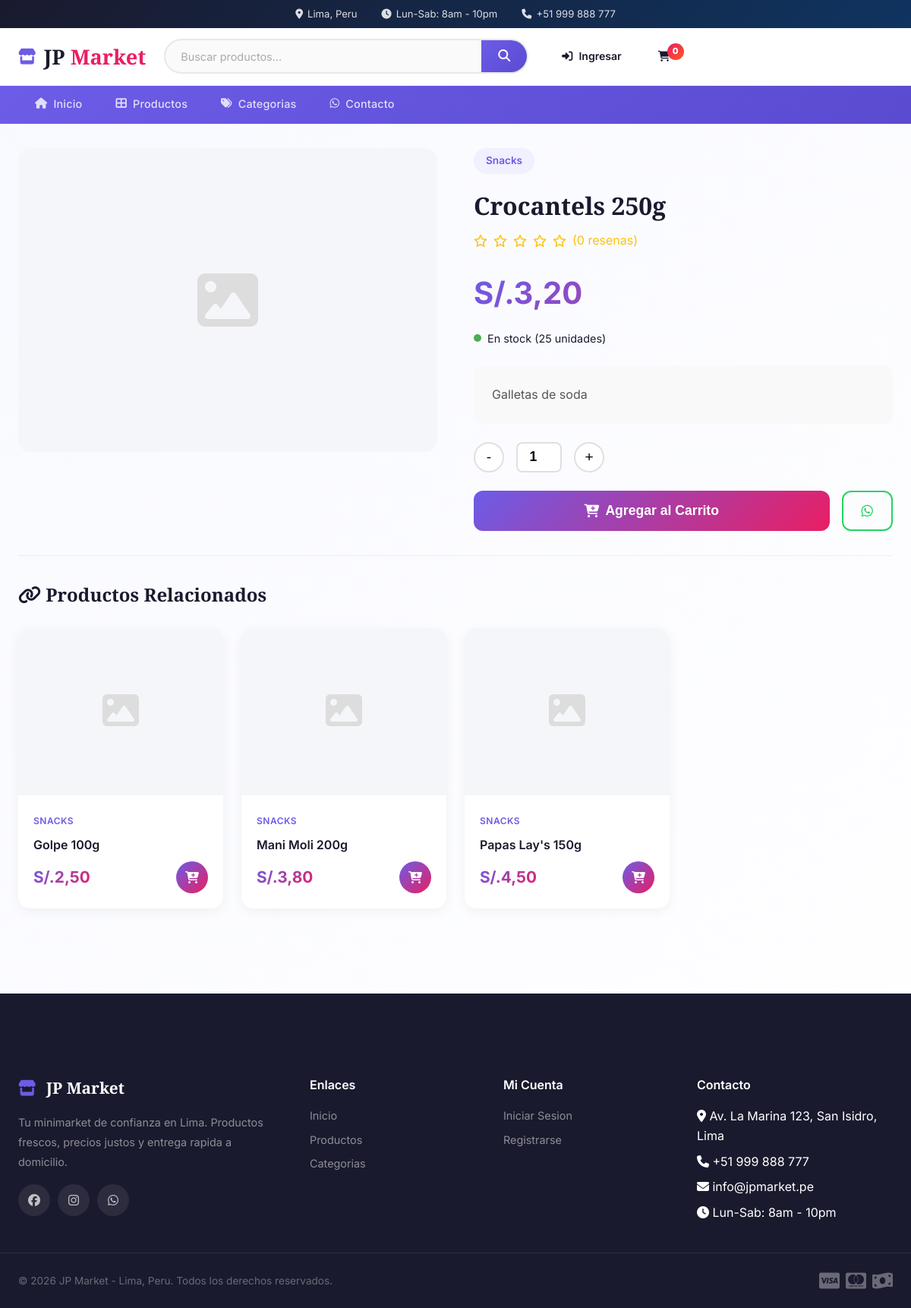
The app's page /producto/28/ with its own data.
### tienda/models.py (models this page shows, shortened)
class Product(models.Model):
    category = models.ForeignKey(Category, on_delete=models.CASCADE, related_name='products')
    name = models.CharField(max_length=200)
    description = models.TextField()
    price = models.DecimalField(max_digits=12, decimal_places=2)
    image = models.ImageField(upload_to='products/', blank=True, null=True)
    stock = models.PositiveIntegerField(default=0)
    activo = models.BooleanField(default=True)
    created = models.DateTimeField(auto_now_add=True)
    updated = models.DateTimeField(auto_now=True)
    class Meta:
        ordering = ['-created']
    @property
    def is_available(self):
        return self.activo and self.stock > 0
    @property
    def average_rating(self):
        reviews = self.reviews.all()
        if reviews.exists():
            return round(reviews.aggregate(models.Avg('rating'))['rating__avg'], 1)
        return 0

class Category(models.Model):
    name = models.CharField(max_length=100)
    description = models.TextField(blank=True)
    image = models.ImageField(upload_to='categories/', blank=True, null=True)
    activa = models.BooleanField(default=True)
    created = models.DateTimeField(auto_now_add=True)
    class Meta:
        verbose_name_plural = 'categories'
        ordering = ['name']

### tienda/views.py (the view)
# urls.py: path('producto/<int:product_id>/', views.product_detail, name='product_detail'),
def product_detail(request, product_id):
    from django.shortcuts import get_object_or_404
    product = get_object_or_404(Product, id=product_id, activo=True)
    related = Product.objects.filter(category=product.category, activo=True).exclude(id=product.id)[:4]
    reviews = product.reviews.select_related('user').all()
    return render(request, 'tienda/product_detail.html', {
        'product': product,
        'related': related,
        'reviews': reviews,
    })

### carrito/context_processors.py (called while the page is built)
def cart_count(request):
    count = 0
    if request.user.is_authenticated:
        cart, _ = Cart.objects.get_or_create(user=request.user)
        count = cart.total_items
    elif request.session.session_key:
        cart, _ = Cart.objects.get_or_create(session_key=request.session.session_key)
        count = cart.total_items
    return {'cart_count': count}

### templates/tienda/product_detail.html (shortened to what this page needs)
{% extends 'base.html' %}
{% load static humanize %}
{% block content %}
<section class="detail-section">
    <div class="container">
        <div class="detail-grid">
            <div class="product-gallery">
                {% if product.image %}
                    <img src="{{ product.image.url }}" alt="{{ product.name }}">
                {% else %}
                    <div class="no-img"><i class="fas fa-image"></i></div>
                {% endif %}
            </div>
            <div class="product-detail-info">
                <span class="category-badge">{{ product.category.name }}</span>
                <h1>{{ product.name }}</h1>
                <div class="rating">
                    {% for i in "12345" %}
                        {% if forloop.counter <= product.average_rating %}<i class="fas fa-star"></i>{% else %}<i class="far fa-star"></i>{% endif %}
                    {% endfor %}
                    <span>({{ product.reviews.count }} resenas)</span>
                </div>
                <div class="price">S/.{{ product.price|intcomma }}</div>
                <div class="stock-info">
                    {% if product.stock > 5 %}
                        <span class="stock-dot in-stock"></span> En stock ({{ product.stock }} unidades)
                    {% elif product.stock > 0 %}
                        <span class="stock-dot low-stock"></span> Ultimas {{ product.stock }} unidades
                    {% else %}
                        <span class="stock-dot out-stock"></span> Agotado
                    {% endif %}
                </div>
                <div class="description">{{ product.description }}</div>
                {% if product.is_available %}
                <form method="POST" action="{% url 'carrito:add_to_cart' product.id %}">
                    <div class="quantity-selector">
                        <button type="button" class="qty-btn" onclick="changeQty(-1)">-</button>
                        <input type="number" name="quantity" value="1" min="1" max="{{ product.stock }}" class="qty-input" id="qty-input">
                        <button type="button" class="qty-btn" onclick="changeQty(1)">+</button>
                    </div>
                    <div class="detail-actions">
                        <button type="submit" class="btn-add-cart">
                            <i class="fas fa-cart-plus"></i> Agregar al Carrito
                        </button>
                        <a href="https://wa.me/51999888777?text=Hola%20quiero%20el%20producto%20{{ product.name|urlencode }}" target="_blank" class="btn-whatsapp">
                            <i class="fab fa-whatsapp"></i>
                        </a>
                    </div>
                </form>
                {% else %}
                <div class="detail-actions">
                    <button class="btn-add-cart" disabled style="opacity:.5">
                        <i class="fas fa-ban"></i> No Disponible
                    </button>
                </div>
                {% endif %}
            </div>
        </div>
        {% if related %}
        <div class="related-section">
            <h2 style="font-family:'Playfair Display',serif;margin-bottom:1.5rem"><i class="fas fa-link"></i> Productos Relacionados</h2>
            <div class="products-grid">
                {% for p in related %}
                <div class="product-card">
                    <div class="product-img">
                        {% if p.image %}
                            <img src="{{ p.image.url }}" alt="{{ p.name }}">
                        {% else %}
                            <span class="no-img"><i class="fas fa-image"></i></span>
                        {% endif %}
                    </div>
                    <div class="product-info">
                        <span class="product-category">{{ p.category.name }}</span>
                        <h3 class="product-name"><a href="{% url 'tienda:product_detail' p.id %}">{{ p.name }}</a></h3>
                        <div class="product-bottom">
                            <div class="product-price">S/.{{ p.price|intcomma }}</div>
                            <a href="{% url 'carrito:add_to_cart' p.id %}" class="add-cart-btn"><i class="fas fa-cart-plus"></i></a>
                        </div>
                    </div>
                </div>
                {% endfor %}
            </div>
        </div>
        {% endif %}
    </div>
</section>
{% endblock %}

### static/css/base.css (style rules this page uses)
*,*::before,*::after { margin:0;padding:0;box-sizing:border-box }
:root { --primary:#6c5ce7;--primary-dark:#5a4bd1;--primary-light:#a29bfe;--accent:#e91e63;--success:#2e7d32;--danger:#c62828;--warning:#f57f17;--info:#0277bd;--dark:#1a1a2e;--dark-soft:#555;--gray:#888;--gray-light:#e0e0e0;--light:#f5f6fa;--white:#fff;--radius:12px;--radius-lg:16px;--radius-xl:20px;--shadow:0 4px 20px rgba(0,0,0,.06);--transition:all .3s ease }
html { scroll-behavior:smooth }
body { font-family:'Inter',sans-serif;color:var(--dark);line-height:1.6;min-height:100vh }
a { text-decoration:none;color:inherit;transition:var(--transition) }
.container { max-width:1280px;margin:0 auto;padding:0 24px }

### static/css/style.css (style rules this page uses)
:root { --shadow-lg:0 12px 40px rgba(0,0,0,.1) }
body { background:linear-gradient(135deg,#f8f9ff,#fff) }
.products-grid { display:grid;grid-template-columns:repeat(auto-fill,minmax(260px,1fr));gap:1.5rem }
.product-card { background:#fff;border-radius:16px;overflow:hidden;transition:all .3s;box-shadow:0 4px 15px rgba(0,0,0,.05);position:relative }
.product-img { height:220px;background:#f5f6fa;display:flex;align-items:center;justify-content:center;overflow:hidden;position:relative }
.no-img { font-size:3rem;color:#ddd }
.product-info { padding:1.25rem }
.product-category { font-size:.75rem;color:#6c5ce7;font-weight:600;text-transform:uppercase;letter-spacing:.5px }
.product-name { font-size:1rem;font-weight:600;color:#1a1a2e;margin:.5rem 0 }
.product-name a { color:inherit;text-decoration:none }
.product-bottom { display:flex;align-items:center;justify-content:space-between }
.product-price { font-size:1.3rem;font-weight:700;background:linear-gradient(135deg,#6c5ce7,#e91e63);-webkit-background-clip:text;-webkit-text-fill-color:transparent;background-clip:text }
.add-cart-btn { width:42px;height:42px;border-radius:50%;background:linear-gradient(135deg,#6c5ce7,#e91e63);border:none;color:#fff;font-size:1rem;cursor:pointer;transition:all .3s;display:flex;align-items:center;justify-content:center;text-decoration:none }
.detail-section { padding:2rem 0 }
.detail-grid { display:grid;grid-template-columns:1fr 1fr;gap:3rem;align-items:start }
.product-gallery { border-radius:var(--radius-lg);overflow:hidden;background:#f5f6fa;position:relative }
.product-gallery .no-img { display:flex;align-items:center;justify-content:center;height:400px;font-size:5rem;color:#ddd }
.product-detail-info h1 { font-family:'Playfair Display',serif;font-size:2rem;color:#1a1a2e;margin-bottom:.5rem }
.category-badge { display:inline-block;background:#f0f0ff;color:#6c5ce7;padding:.4rem 1rem;border-radius:20px;font-size:.85rem;font-weight:600;margin-bottom:1rem }
.product-detail-info .price { font-size:2.5rem;font-weight:700;background:linear-gradient(135deg,#6c5ce7,#e91e63);-webkit-background-clip:text;-webkit-text-fill-color:transparent;background-clip:text;margin:1rem 0 }
.stock-info { display:flex;align-items:center;gap:.5rem;margin-bottom:1rem;font-size:.9rem }
.stock-dot { width:10px;height:10px;border-radius:50%;display:inline-block }
.stock-dot.in-stock { background:#4caf50 }
.product-detail-info .description { color:#555;line-height:1.8;margin:1.5rem 0;padding:1.5rem;background:#f9f9f9;border-radius:var(--radius) }
.product-detail-info .rating { display:flex;align-items:center;gap:.5rem;margin-bottom:1.5rem;color:#ffc107 }
.quantity-selector { display:flex;align-items:center;gap:1rem;margin:1.5rem 0 }
.qty-btn { width:40px;height:40px;border-radius:50%;border:2px solid #e0e0e0;background:#fff;font-size:1.2rem;cursor:pointer;display:flex;align-items:center;justify-content:center;transition:all .2s }
.qty-input { width:60px;height:40px;border:2px solid #e0e0e0;border-radius:8px;text-align:center;font-size:1.1rem;font-weight:600 }
.detail-actions { display:flex;gap:1rem;margin-top:1.5rem }
.btn-add-cart { flex:1;padding:1rem;border:none;border-radius:var(--radius);background:linear-gradient(135deg,#6c5ce7,#e91e63);color:#fff;font-size:1.1rem;font-weight:600;cursor:pointer;transition:all .3s;display:flex;align-items:center;justify-content:center;gap:.5rem }
.btn-whatsapp { padding:1rem 1.5rem;border:2px solid #25d366;border-radius:var(--radius);background:transparent;color:#25d366;font-size:1.1rem;cursor:pointer;transition:all .3s;display:flex;align-items:center;gap:.5rem;text-decoration:none }
.related-section,.reviews-section { padding:2rem 0;margin-top:2rem;border-top:1px solid #eee }

### records on screen
Product: category.name "Snacks", name "Crocantels 250g", reviews.count "0", price "3,20", stock "25", description "Galletas de soda"
Product: category.name "SNACKS", name "Golpe 100g", price "2,50"
Product: category.name "SNACKS", name "Mani Moli 200g", price "3,80"
Product: category.name "SNACKS", name "Papas Lay's 150g", price "4,50"

### other values on screen
{{ cart_count }} "0"
